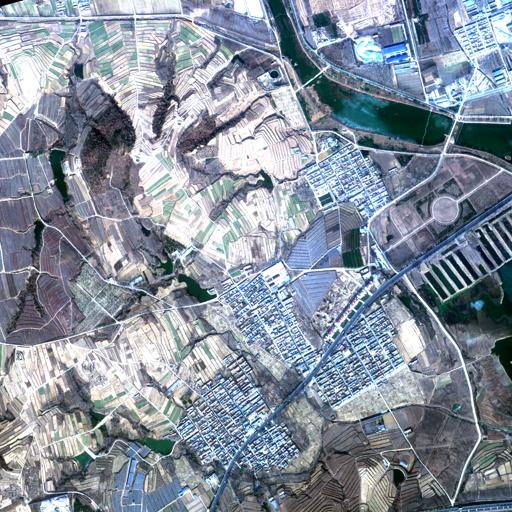
%> input picture GCZ_dataset_samples/Patch_X002_Y001  model_01.jpg, 512 x 512 px
$ octave HOMO_demo.m   (GNU Octave 9; MATLAB toolbox functions it lacks are replaced by stand-ins)
%> lines starting %> are read from the running program, lines starting %| are printed output that depends on the picture
### HOMO_image_matching_demo/functions/Readimage.m
%%%%%%%%%%%%%%%%%%%%%%%%%%%%%%%%%%%%%%%%%%%%%%%%%%%%%%%%%%%%%%%%%%%%%%%%%%%
% CVPR 2025 Submission Paper ID #16689
% This code is only for the purpose of reviewing
%%%%%%%%%%%%%%%%%%%%%%%%%%%%%%%%%%%%%%%%%%%%%%%%%%%%%%%%%%%%%%%%%%%%%%%%%%%

function [image, file, info] = Readimage(file, roi)
%> called with file = []
if ispc  % case Windows(PC) platform, win32、win64
    FS = '\';
else     % case Linux、Mac
    FS = '/';
end
exe_path = [pwd,FS];
UI_pathtemp = [exe_path,'UIpathtemp.txt'];
% UI_pathtemp = 'UIpathtemp.txt';

%% Check input nargin
file_flag = 0;
if nargin>0 && exist('file','var') && ~isempty(file)
    path_flag = isfolder(file);
    if path_flag
        Path = file;
    else
        if exist(file,'file')
            file_flag = 1;
        else
            path_flag = 1; Path = [];
        end
    end
else
    path_flag = 1; file_flag = 0;
    if (exist(UI_pathtemp,'file')==0) % If file folder does not exist
        fid = fopen(UI_pathtemp,'a+'); fclose(fid); Path = [];
    else
        fid = fopen(UI_pathtemp); Path = fgetl(fid); fclose(fid);
        if Path == -1
            Path = [];
        end
    end
end
if ~exist('roi','var') || size(roi,2)~=4 || roi(3)<roi(1) || roi(4)<roi(2)
    roi = [];
end

%% Fit the file path and name for reading
if path_flag  % Load image with UI
    if ~isempty(Path) && Path(end) ~= FS
        Path = [Path,FS];
    end
    [File, Path] = uigetfile([Path,...
        '*.jpg; *.png; *.bmp; *.gif; *.tif; *.tiff; *.ppm; *.pgm; *.pbm; *.raw; *.mat'], 'Pick an image');
%> the answer given: ../GCZ_dataset_samples/Patch_X002_Y001  model_01.jpg
    if File == 0
        error('Image read cancel');
    end
    file = [Path, File];

elseif file_flag  % Load image with file path provided
    ff = fliplr(file);
    for i=1:size(ff,2)
        if ff(i) == FS
            break;
        end
    end
    Path = file(1:end-i+1);
    File = file(end-i+2:end);

else
    error('Image read failed')
end
fid = fopen(UI_pathtemp,'w+'); fprintf(fid,'%s',Path); fclose(fid);


%% Read the image (with ROI if provided)
str = lower(strsplit(File,'.'));
if strcmp(str{end},'tif') || strcmp(str{end},'tiff')
    if ~isempty(roi)
        roi = {[roi(2),roi(4)],[roi(1),roi(3)]};
    end
    try
        info = imfinfo(file);  % All TIFF
        if isfield(info,'GeoKeyDirectoryTag')
            info = geotiffinfo(file);  % Only GeoTIFF
            image = readgeoraster(file);  % Windows (new)
%             image = geotiffread(file);  % Windows & Linux (old)
        else
            image = imread(file,'PixelRegion',roi); info = [];
        end
    catch
        image = imread(file,'PixelRegion',roi); info = [];
    end
else
    if strcmp(str{end},'mat')
        image = cell2mat(struct2cell(load(file)));
    elseif strcmp(str{end},'raw')
        info = Getrawinfo;
        image = Readraw(file,info);
    elseif strcmp(str{end},'png')
        image = imread(file);
        if size(image,3)>3
            image = image(:,:,1:3);
        end
    else
        image = imread(file);  % jpg, bmp, gif, ...
%> image is the input picture: size 512x512x3 uint8; mean R, G, B 134.4, 144.5, 157.9
    end
    info = [];
    if ~isempty(roi)
        [M,N,~] = size(image);
        roi(1) = max(1,roi(1)); roi(2) = max(1,roi(2));
        roi(3) = min(N,roi(3)); roi(4) = min(M,roi(4));
        image = image(roi(2):roi(4),roi(1):roi(3),:);
    end
end

if isa(image,'int64') || isa(image,'uint64')
    image = double(image);
end
end


%% Get information of raw
% [7 lines left out: function Getrawinfo, not called in this run]


%% Load raw
% [8 lines left out: function Readraw, not called in this run]

### HOMO_image_matching_demo/functions/Deal_Extreme.m
%%%%%%%%%%%%%%%%%%%%%%%%%%%%%%%%%%%%%%%%%%%%%%%%%%%%%%%%%%%%%%%%%%%%%%%%%%%
% CVPR 2025 Submission Paper ID #16689
% This code is only for the purpose of reviewing
%%%%%%%%%%%%%%%%%%%%%%%%%%%%%%%%%%%%%%%%%%%%%%%%%%%%%%%%%%%%%%%%%%%%%%%%%%%

function [I,resample] = Deal_Extreme(I,A,B,trans_flag)
[M,N,~] = size(I);

% [7 lines of commented-out code are left out]

A = A*A; B = B*B; picN = M*N;
if picN>=B
    resample = 1/min(ceil(picN/A),floor(picN/B));
elseif picN<=A
    resample = min(floor(A/picN),ceil(B/picN));
else
    resample = 1;
end
resample = sqrt(resample);

if trans_flag
    I = imresize(I,resample);
end

### HOMO_image_matching_demo/functions/Preproscessing.m
%%%%%%%%%%%%%%%%%%%%%%%%%%%%%%%%%%%%%%%%%%%%%%%%%%%%%%%%%%%%%%%%%%%%%%%%%%%
% CVPR 2025 Submission Paper ID #16689
% This code is only for the purpose of reviewing
%%%%%%%%%%%%%%%%%%%%%%%%%%%%%%%%%%%%%%%%%%%%%%%%%%%%%%%%%%%%%%%%%%%%%%%%%%%

function [I_s,I] = Preproscessing(img,resample,bands)
if ~exist('resample','var')
    resample = [];
end
if ~exist('bands','var')
    bands = [];
end

if isempty(resample)
    img = double(img);
elseif size(resample,2)==1
    img = double(imresize(img,resample));
elseif size(resample,2)==2
    img = double(imresize(img,[round(size(img,1)*resample(1)),...
                               round(size(img,2)*resample(2))]));
else
    error('Parameters error');
end

%% Data fitting and normalization
img(isnan(img)) = 0; img(isinf(img)) = 0;
if ~isempty(bands) && isnumeric(bands) && numel(bands) == 1 && bands == 0
    I = sum(img,3);
%     I = Visual(I);
    I_s = []; return
end

if size(img,3)==1
    I = img;
    I_s = I;
elseif size(img,3)==3
    if isempty(bands) || size(bands,2)~=1
        I = 0.2989*img(:,:,1) + 0.5870*img(:,:,2) + 0.1140*img(:,:,3);
%         I = ((img(:,:,1).^2.2+(1.5*img(:,:,2)).^2.2+(0.6*img(:,:,3)).^2.2)/(1+1.5^2.2+1.6^2.2)).^(1/2.2);
        I_s = img;
    else
        I = img(:,:,bands);
        I_s = I;
    end
else
    if isempty(bands) || (size(bands,2)~=3 && size(bands,2)~=1)
        I = sum(img,3);
        I_s = I;
    else
        I = sum(img,3);
        I_s = img(:,:,bands);
    end
end
% I = Visual(I);
I_s = Visual(I_s);

### HOMO_image_matching_demo/functions/Visual.m
%%%%%%%%%%%%%%%%%%%%%%%%%%%%%%%%%%%%%%%%%%%%%%%%%%%%%%%%%%%%%%%%%%%%%%%%%%%
% CVPR 2025 Submission Paper ID #16689
% This code is only for the purpose of reviewing
%%%%%%%%%%%%%%%%%%%%%%%%%%%%%%%%%%%%%%%%%%%%%%%%%%%%%%%%%%%%%%%%%%%%%%%%%%%

function I = Visual(I)
% I = abs(I);

I = I - min(I(:)); I = I / max(I(:));

% [21 lines of commented-out code are left out]
end


% [19 lines left out: function LinearPercent, not called in this run]

### HOMO_image_matching_demo/HOMO_demo.m
%%%%%%%%%%%%%%%%%%%%%%%%%%%%%%%%%%%%%%%%%%%%%%%%%%%%%%%%%%%%%%%%%%%%%%%%%%%
% CVPR 2025 Submission Paper ID #16689
% This code is only for the purpose of reviewing

% HOMO-feature cross-modal image matching algorithm
%%%%%%%%%%%%%%%%%%%%%%%%%%%%%%%%%%%%%%%%%%%%%%%%%%%%%%%%%%%%%%%%%%%%%%%%%%%
close all; clc;
clear;
addpath('functions','func_Math','func_HOMO')
save_path = '.\save_image\';

%% Program parameters
rot_flag = 1;  % Is there any obvious rotation difference, yes:1, no:0
               %   If the images do not have significant rotation (roughly less than 10°),
               %   we suggest setting rot_flag=0 to ensure fairness in comparison
               %   with non-rotation and network-based methods, and to save computing time.
scl_flag = 1;  % Is there any obvious scale difference
               %   If the images do not have significant scaling (roughly less than 1.2x),
               %   we suggest setting scl_flag=0 to save computing time.
par_flag = 1;  % Do you want parallel computing in multi-scale strategy
               %   (This may cause problem depending on computer system,
               %    for example, the RAM burden. From testing, 64GB is enough for 14-core)
pool_num = 8;  % You can set the max number of used CPU-core here.

trans_form = 'affine';  % What spatial transformation model do you need at the end:
                        % 'similarity', 'affine', 'projective'
out_form = 'Union';  % What output form of the image pair do you need at the end:
                     % 'Reference', 'Union', 'Inter'
chg_scale = 1; % Do you want the resolution of sensed image be changed to the reference
Is_flag   = 1; % Do you want the visualization of registration results
I3_flag   = 1; % Do you want the Overlap form of registration results
I4_flag   = 1; % Do you want the Mosaic form of registration results

%% Algorithm parameters
nOctaves = 4;    % Gaussian pyramid octave number, default: 3 or 4
nLayers  = 3;    % Gaussian pyramid  layer number, default: 3 or 4
G_resize = 1.2;  % Gaussian pyramid downsampling ratio, default: 1.2 or 2
G_sigma  = 1.6;  % Gaussian blurring standard deviation, default: 1.6
key_type = 'PC-ShiTomasi'; % What kind of feature point do you want as the keypoint:
                           % 'Harris', 'ShiTomasi', 'PC-Harris', 'PC-ShiTomasi', 'Detector-free'
                           % 'Detector-free' means directly locating evenly distributed keypoints
                           %  from the images without considering image information,
                           %  it is to benchmark against methods such as LoFTR, XoFTR, and ASpanFormer.
radius   = 1;    % Local non-maximum suppression radius, default: 1 or 2
thresh   = 0;    % Keypoints response threshold, default: 0 or 50
Npoint   = 5000; % Keypoints number threshold, default: 5000 or 2000
patchsize= 72;   % GPolar patchsize, default: 72 or 96
NBA      = 12;   % GPolar spatial division, default: 12
NBO      = 12;   % GPolar angle division, default: 12

%% Image input and preprocessing
if ~exist('file1','var')
    file1 = [];
end
if ~exist('file2','var')
    file2 = [];
end
[image_1,file1,DataInfo1] = Readimage(file1);
%> file1 = '../GCZ_dataset_samples/Patch_X002_Y001  model_01.jpg'; DataInfo1 = []
[image_2,file2,DataInfo2] = Readimage(file2);
%> call 2 of Readimage, with file = []
%> the answer given: ../GCZ_dataset_samples/Patch_X002_Y001  model_02.jpg
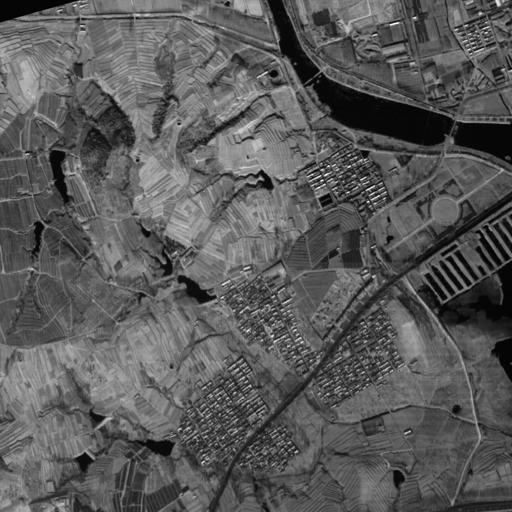
%> input picture GCZ_dataset_samples/Patch_X002_Y001  model_02.jpg, 512 x 512 px
%> in Readimage, image is the input picture: size 512x512 uint8; min 0, max 255, mean 90
%> file2 = '../GCZ_dataset_samples/Patch_X002_Y001  model_02.jpg'; DataInfo2 = []
[image_1,resample1] = Deal_Extreme(image_1,64,512,1);
%> resample1 = 1
[image_2,resample2] = Deal_Extreme(image_2,64,512,1);
%> resample2 = 1
[I1_s,I1] = Preproscessing(image_1,1,[]); figure,imshow(I1_s); drawnow
%> in Preproscessing, `I = 0.2989*img(:,:,1) + 0.5870*img(:,:,2) + 0.1140*img(:,:,3);`:
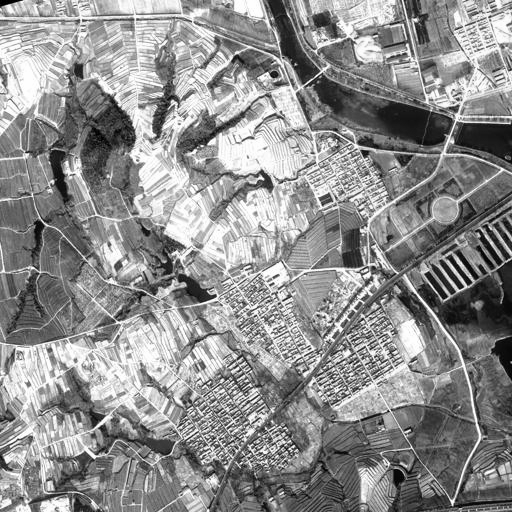
%> I: size 512x512 double; min 0, max 255, mean 143
[I2_s,I2] = Preproscessing(image_2,1,[]); figure,imshow(I2_s); drawnow

%%
if par_flag
    pool_num = min(pool_num, maxNumCompThreads);
%> (the run ends here)
